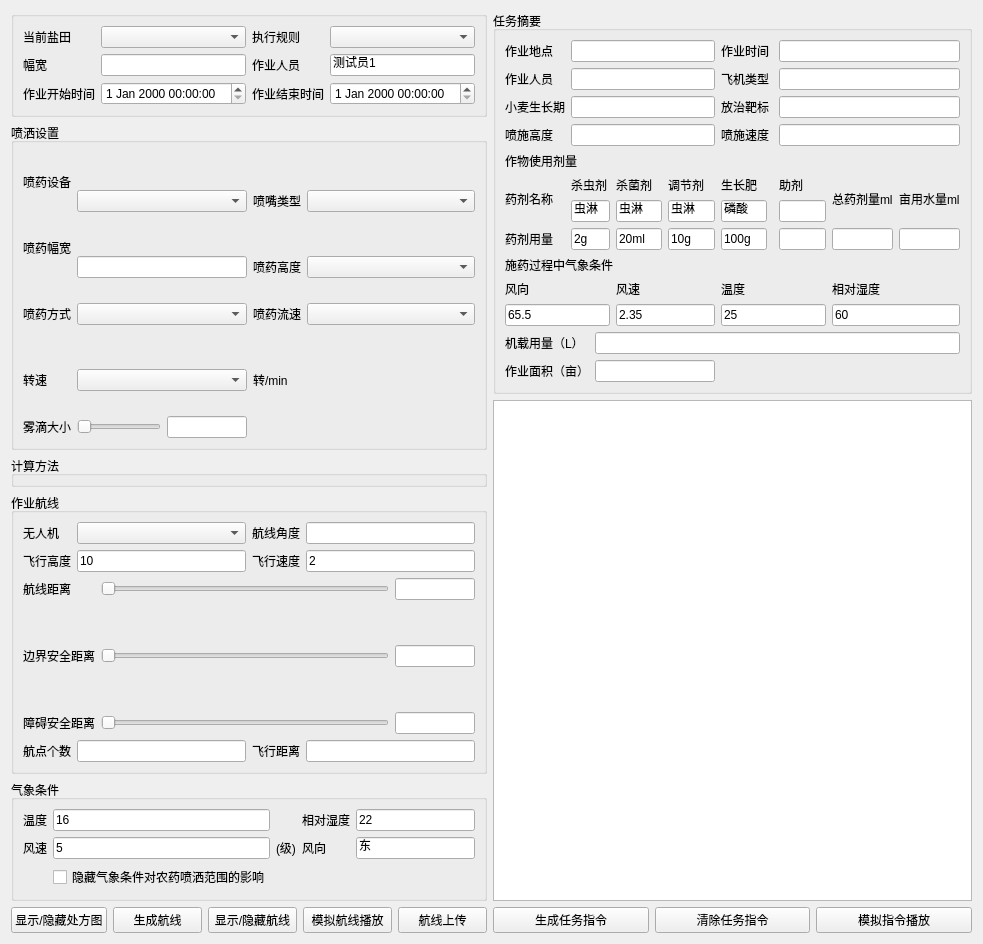
<?xml version="1.0" encoding="UTF-8"?>
<ui version="4.0">
 <class>LY_AgriSprayPresCommandWidget</class>
 <widget class="QWidget" name="LY_AgriSprayPresCommandWidget">
  <property name="geometry">
   <rect>
    <x>0</x>
    <y>0</y>
    <width>983</width>
    <height>873</height>
   </rect>
  </property>
  <property name="windowTitle">
   <string>Form</string>
  </property>
  <layout class="QHBoxLayout" name="horizontalLayout_4">
   <item>
    <layout class="QVBoxLayout" name="verticalLayout" stretch="2,1,1,3,1,0">
     <item>
      <widget class="QGroupBox" name="groupBox">
       <property name="title">
        <string/>
       </property>
       <layout class="QGridLayout" name="gridLayout_4">
        <item row="2" column="0">
         <widget class="QLabel" name="label_3">
          <property name="text">
           <string>作业开始时间</string>
          </property>
         </widget>
        </item>
        <item row="2" column="1">
         <widget class="QDateTimeEdit" name="start_time"/>
        </item>
        <item row="0" column="1">
         <widget class="QComboBox" name="field_box"/>
        </item>
        <item row="0" column="0">
         <widget class="QLabel" name="label_9">
          <property name="text">
           <string>当前盐田</string>
          </property>
         </widget>
        </item>
        <item row="2" column="3">
         <widget class="QDateTimeEdit" name="end_time"/>
        </item>
        <item row="1" column="3">
         <widget class="QLineEdit" name="edit_person">
          <property name="text">
           <string>测试员1</string>
          </property>
         </widget>
        </item>
        <item row="0" column="2">
         <widget class="QLabel" name="label_10">
          <property name="text">
           <string>执行规则</string>
          </property>
         </widget>
        </item>
        <item row="1" column="2">
         <widget class="QLabel" name="label_2">
          <property name="text">
           <string>作业人员</string>
          </property>
         </widget>
        </item>
        <item row="0" column="3">
         <widget class="QComboBox" name="spray_box"/>
        </item>
        <item row="2" column="2">
         <widget class="QLabel" name="label_4">
          <property name="text">
           <string>作业结束时间</string>
          </property>
         </widget>
        </item>
        <item row="1" column="0">
         <widget class="QLabel" name="label_16">
          <property name="text">
           <string>幅宽</string>
          </property>
         </widget>
        </item>
        <item row="1" column="1">
         <widget class="QLineEdit" name="edit_width"/>
        </item>
       </layout>
      </widget>
     </item>
     <item>
      <widget class="QGroupBox" name="groupBox_2">
       <property name="title">
        <string>喷洒设置</string>
       </property>
       <layout class="QGridLayout" name="gridLayout_3">
        <item row="4" column="3">
         <widget class="QComboBox" name="pyls_box"/>
        </item>
        <item row="5" column="2">
         <widget class="QLabel" name="label_30">
          <property name="text">
           <string>转/min</string>
          </property>
         </widget>
        </item>
        <item row="5" column="0">
         <widget class="QLabel" name="label_23">
          <property name="minimumSize">
           <size>
            <width>0</width>
            <height>60</height>
           </size>
          </property>
          <property name="text">
           <string>转速</string>
          </property>
         </widget>
        </item>
        <item row="3" column="1">
         <widget class="QLineEdit" name="edit_width"/>
        </item>
        <item row="3" column="2">
         <widget class="QLabel" name="label_29">
          <property name="maximumSize">
           <size>
            <width>48</width>
            <height>16777215</height>
           </size>
          </property>
          <property name="text">
           <string>喷药高度</string>
          </property>
         </widget>
        </item>
        <item row="4" column="2">
         <widget class="QLabel" name="label_19">
          <property name="minimumSize">
           <size>
            <width>0</width>
            <height>60</height>
           </size>
          </property>
          <property name="text">
           <string>喷药流速</string>
          </property>
         </widget>
        </item>
        <item row="6" column="0" colspan="2">
         <layout class="QHBoxLayout" name="horizontalLayout_6">
          <item>
           <widget class="QLabel" name="label_18">
            <property name="text">
             <string>雾滴大小</string>
            </property>
           </widget>
          </item>
          <item>
           <widget class="QSlider" name="drop_slider">
            <property name="orientation">
             <enum>Qt::Horizontal</enum>
            </property>
           </widget>
          </item>
          <item>
           <widget class="QLineEdit" name="drop_edit">
            <property name="maximumSize">
             <size>
              <width>80</width>
              <height>16777215</height>
             </size>
            </property>
           </widget>
          </item>
         </layout>
        </item>
        <item row="2" column="0" rowspan="2">
         <widget class="QLabel" name="label_17">
          <property name="minimumSize">
           <size>
            <width>0</width>
            <height>60</height>
           </size>
          </property>
          <property name="text">
           <string>喷药幅宽</string>
          </property>
         </widget>
        </item>
        <item row="4" column="1">
         <widget class="QComboBox" name="pyfs_box"/>
        </item>
        <item row="3" column="3">
         <widget class="QComboBox" name="pygd_box"/>
        </item>
        <item row="5" column="1">
         <widget class="QComboBox" name="pyzs_box"/>
        </item>
        <item row="4" column="0">
         <widget class="QLabel" name="label_14">
          <property name="minimumSize">
           <size>
            <width>0</width>
            <height>60</height>
           </size>
          </property>
          <property name="text">
           <string>喷药方式</string>
          </property>
         </widget>
        </item>
        <item row="1" column="2">
         <widget class="QLabel" name="label_13">
          <property name="maximumSize">
           <size>
            <width>48</width>
            <height>16777215</height>
           </size>
          </property>
          <property name="text">
           <string>喷嘴类型</string>
          </property>
         </widget>
        </item>
        <item row="1" column="1">
         <widget class="QComboBox" name="pysb_box"/>
        </item>
        <item row="1" column="3">
         <widget class="QComboBox" name="pzlx_box">
          <property name="sizePolicy">
           <sizepolicy hsizetype="Expanding" vsizetype="Fixed">
            <horstretch>0</horstretch>
            <verstretch>0</verstretch>
           </sizepolicy>
          </property>
         </widget>
        </item>
        <item row="0" column="0" rowspan="2">
         <widget class="QLabel" name="label_12">
          <property name="minimumSize">
           <size>
            <width>0</width>
            <height>60</height>
           </size>
          </property>
          <property name="text">
           <string>喷药设备</string>
          </property>
         </widget>
        </item>
       </layout>
      </widget>
     </item>
     <item>
      <widget class="QGroupBox" name="groupBox_6">
       <property name="title">
        <string>计算方法</string>
       </property>
       <widget class="QLabel" name="label_8">
        <property name="geometry">
         <rect>
          <x>10</x>
          <y>60</y>
          <width>48</width>
          <height>16</height>
         </rect>
        </property>
        <property name="sizePolicy">
         <sizepolicy hsizetype="Fixed" vsizetype="Preferred">
          <horstretch>0</horstretch>
          <verstretch>0</verstretch>
         </sizepolicy>
        </property>
        <property name="text">
         <string>航线计算</string>
        </property>
       </widget>
       <widget class="QComboBox" name="compute_box">
        <property name="geometry">
         <rect>
          <x>90</x>
          <y>60</y>
          <width>731</width>
          <height>20</height>
         </rect>
        </property>
       </widget>
      </widget>
     </item>
     <item>
      <widget class="QGroupBox" name="groupBox_3">
       <property name="title">
        <string>作业航线</string>
       </property>
       <layout class="QVBoxLayout" name="verticalLayout_3">
        <item>
         <layout class="QHBoxLayout" name="horizontalLayout_2" stretch="2,3,2,3">
          <item>
           <widget class="QLabel" name="label_57">
            <property name="sizePolicy">
             <sizepolicy hsizetype="Fixed" vsizetype="Preferred">
              <horstretch>0</horstretch>
              <verstretch>0</verstretch>
             </sizepolicy>
            </property>
            <property name="maximumSize">
             <size>
              <width>48</width>
              <height>16777215</height>
             </size>
            </property>
            <property name="text">
             <string>无人机</string>
            </property>
           </widget>
          </item>
          <item>
           <widget class="QComboBox" name="drone_box">
            <property name="maximumSize">
             <size>
              <width>380</width>
              <height>16777215</height>
             </size>
            </property>
           </widget>
          </item>
          <item>
           <widget class="QLabel" name="label_22">
            <property name="sizePolicy">
             <sizepolicy hsizetype="Fixed" vsizetype="Preferred">
              <horstretch>0</horstretch>
              <verstretch>0</verstretch>
             </sizepolicy>
            </property>
            <property name="text">
             <string>航线角度</string>
            </property>
            <property name="alignment">
             <set>Qt::AlignCenter</set>
            </property>
           </widget>
          </item>
          <item>
           <widget class="QLineEdit" name="lineEdit_routeLineDegress"/>
          </item>
         </layout>
        </item>
        <item>
         <layout class="QHBoxLayout" name="horizontalLayout_5">
          <item>
           <widget class="QLabel" name="label_20">
            <property name="sizePolicy">
             <sizepolicy hsizetype="Fixed" vsizetype="Preferred">
              <horstretch>0</horstretch>
              <verstretch>0</verstretch>
             </sizepolicy>
            </property>
            <property name="text">
             <string>飞行高度</string>
            </property>
           </widget>
          </item>
          <item>
           <widget class="QLineEdit" name="flight_height_edit">
            <property name="sizePolicy">
             <sizepolicy hsizetype="Preferred" vsizetype="Fixed">
              <horstretch>0</horstretch>
              <verstretch>0</verstretch>
             </sizepolicy>
            </property>
            <property name="maximumSize">
             <size>
              <width>380</width>
              <height>16777215</height>
             </size>
            </property>
            <property name="text">
             <string>10</string>
            </property>
           </widget>
          </item>
          <item>
           <widget class="QLabel" name="label_21">
            <property name="sizePolicy">
             <sizepolicy hsizetype="Fixed" vsizetype="Preferred">
              <horstretch>0</horstretch>
              <verstretch>0</verstretch>
             </sizepolicy>
            </property>
            <property name="text">
             <string>飞行速度</string>
            </property>
            <property name="alignment">
             <set>Qt::AlignCenter</set>
            </property>
           </widget>
          </item>
          <item>
           <widget class="QLineEdit" name="flight_speed_edit">
            <property name="sizePolicy">
             <sizepolicy hsizetype="Preferred" vsizetype="Fixed">
              <horstretch>0</horstretch>
              <verstretch>0</verstretch>
             </sizepolicy>
            </property>
            <property name="text">
             <string>2</string>
            </property>
           </widget>
          </item>
         </layout>
        </item>
        <item>
         <layout class="QGridLayout" name="gridLayout_2" rowstretch="0,0,0" columnstretch="0,0,0">
          <property name="verticalSpacing">
           <number>45</number>
          </property>
          <item row="0" column="0">
           <widget class="QLabel" name="label_24">
            <property name="sizePolicy">
             <sizepolicy hsizetype="Fixed" vsizetype="Preferred">
              <horstretch>0</horstretch>
              <verstretch>0</verstretch>
             </sizepolicy>
            </property>
            <property name="text">
             <string>航线距离</string>
            </property>
           </widget>
          </item>
          <item row="0" column="1">
           <widget class="QSlider" name="flight_distance_slider">
            <property name="orientation">
             <enum>Qt::Horizontal</enum>
            </property>
           </widget>
          </item>
          <item row="0" column="2">
           <widget class="QLineEdit" name="lineEdit_2">
            <property name="maximumSize">
             <size>
              <width>80</width>
              <height>16777215</height>
             </size>
            </property>
           </widget>
          </item>
          <item row="1" column="0">
           <widget class="QLabel" name="label_26">
            <property name="text">
             <string>边界安全距离</string>
            </property>
           </widget>
          </item>
          <item row="1" column="1">
           <widget class="QSlider" name="boundary_slider">
            <property name="orientation">
             <enum>Qt::Horizontal</enum>
            </property>
           </widget>
          </item>
          <item row="1" column="2">
           <widget class="QLineEdit" name="boundary_value">
            <property name="maximumSize">
             <size>
              <width>80</width>
              <height>16777215</height>
             </size>
            </property>
           </widget>
          </item>
          <item row="2" column="0">
           <widget class="QLabel" name="label_28">
            <property name="text">
             <string>障碍安全距离</string>
            </property>
           </widget>
          </item>
          <item row="2" column="1">
           <widget class="QSlider" name="obstacles_slider">
            <property name="orientation">
             <enum>Qt::Horizontal</enum>
            </property>
           </widget>
          </item>
          <item row="2" column="2">
           <widget class="QLineEdit" name="lineEdit">
            <property name="maximumSize">
             <size>
              <width>80</width>
              <height>16777215</height>
             </size>
            </property>
            <property name="cursor">
             <cursorShape>WaitCursor</cursorShape>
            </property>
           </widget>
          </item>
         </layout>
        </item>
        <item>
         <layout class="QHBoxLayout" name="horizontalLayout_7">
          <item>
           <widget class="QLabel" name="label_25">
            <property name="sizePolicy">
             <sizepolicy hsizetype="Fixed" vsizetype="Preferred">
              <horstretch>0</horstretch>
              <verstretch>0</verstretch>
             </sizepolicy>
            </property>
            <property name="text">
             <string>航点个数</string>
            </property>
           </widget>
          </item>
          <item>
           <widget class="QLineEdit" name="flight_point">
            <property name="sizePolicy">
             <sizepolicy hsizetype="Preferred" vsizetype="Fixed">
              <horstretch>0</horstretch>
              <verstretch>0</verstretch>
             </sizepolicy>
            </property>
            <property name="maximumSize">
             <size>
              <width>380</width>
              <height>16777215</height>
             </size>
            </property>
            <property name="text">
             <string/>
            </property>
           </widget>
          </item>
          <item>
           <widget class="QLabel" name="label_27">
            <property name="sizePolicy">
             <sizepolicy hsizetype="Fixed" vsizetype="Preferred">
              <horstretch>0</horstretch>
              <verstretch>0</verstretch>
             </sizepolicy>
            </property>
            <property name="text">
             <string>飞行距离</string>
            </property>
            <property name="alignment">
             <set>Qt::AlignCenter</set>
            </property>
           </widget>
          </item>
          <item>
           <widget class="QLineEdit" name="flight_distance">
            <property name="sizePolicy">
             <sizepolicy hsizetype="Preferred" vsizetype="Fixed">
              <horstretch>0</horstretch>
              <verstretch>0</verstretch>
             </sizepolicy>
            </property>
            <property name="text">
             <string/>
            </property>
           </widget>
          </item>
         </layout>
        </item>
       </layout>
      </widget>
     </item>
     <item>
      <widget class="QGroupBox" name="groupBox_4">
       <property name="title">
        <string>气象条件</string>
       </property>
       <layout class="QGridLayout" name="gridLayout">
        <item row="0" column="4">
         <widget class="QLineEdit" name="humtiy">
          <property name="text">
           <string>22</string>
          </property>
         </widget>
        </item>
        <item row="0" column="1">
         <widget class="QLineEdit" name="temp">
          <property name="text">
           <string>16</string>
          </property>
         </widget>
        </item>
        <item row="1" column="4">
         <widget class="QLineEdit" name="direction">
          <property name="text">
           <string>东</string>
          </property>
         </widget>
        </item>
        <item row="0" column="3">
         <widget class="QLabel" name="label_41">
          <property name="text">
           <string>相对湿度</string>
          </property>
         </widget>
        </item>
        <item row="0" column="0">
         <widget class="QLabel" name="label_40">
          <property name="text">
           <string>温度</string>
          </property>
         </widget>
        </item>
        <item row="2" column="1">
         <widget class="QCheckBox" name="checkBox">
          <property name="text">
           <string>隐藏气象条件对农药喷洒范围的影响</string>
          </property>
         </widget>
        </item>
        <item row="1" column="3">
         <widget class="QLabel" name="label_43">
          <property name="text">
           <string>风向</string>
          </property>
         </widget>
        </item>
        <item row="1" column="0">
         <widget class="QLabel" name="label_42">
          <property name="text">
           <string>风速</string>
          </property>
         </widget>
        </item>
        <item row="1" column="1">
         <widget class="QLineEdit" name="speed">
          <property name="text">
           <string>5</string>
          </property>
         </widget>
        </item>
        <item row="1" column="2">
         <widget class="QLabel" name="label_11">
          <property name="text">
           <string>(级)</string>
          </property>
         </widget>
        </item>
       </layout>
      </widget>
     </item>
     <item>
      <layout class="QHBoxLayout" name="horizontalLayout">
       <item>
        <widget class="QPushButton" name="spay_control_btn">
         <property name="text">
          <string>显示/隐藏处方图</string>
         </property>
        </widget>
       </item>
       <item>
        <widget class="QPushButton" name="generation_task">
         <property name="text">
          <string>生成航线</string>
         </property>
        </widget>
       </item>
       <item>
        <widget class="QPushButton" name="hide_route_line">
         <property name="text">
          <string>显示/隐藏航线</string>
         </property>
        </widget>
       </item>
       <item>
        <widget class="QPushButton" name="anlog_playback_btn">
         <property name="text">
          <string>模拟航线播放</string>
         </property>
        </widget>
       </item>
       <item>
        <widget class="QPushButton" name="pushButton">
         <property name="text">
          <string>航线上传</string>
         </property>
        </widget>
       </item>
      </layout>
     </item>
    </layout>
   </item>
   <item>
    <layout class="QVBoxLayout" name="verticalLayout_2">
     <item>
      <widget class="QGroupBox" name="groupBox_5">
       <property name="title">
        <string>任务摘要</string>
       </property>
       <layout class="QGridLayout" name="gridLayout_6">
        <item row="3" column="1" colspan="4">
         <widget class="QLineEdit" name="work_high"/>
        </item>
        <item row="3" column="5" colspan="2">
         <widget class="QLabel" name="label_51">
          <property name="text">
           <string>喷施速度</string>
          </property>
         </widget>
        </item>
        <item row="3" column="7" colspan="3">
         <widget class="QLineEdit" name="work_speed"/>
        </item>
        <item row="4" column="0" colspan="10">
         <widget class="QLabel" name="label_55">
          <property name="text">
           <string>作物使用剂量</string>
          </property>
         </widget>
        </item>
        <item row="5" column="9" rowspan="2">
         <widget class="QLabel" name="label_66">
          <property name="text">
           <string>亩用水量ml</string>
          </property>
         </widget>
        </item>
        <item row="5" column="3">
         <widget class="QLabel" name="label_58">
          <property name="text">
           <string>杀菌剂</string>
          </property>
         </widget>
        </item>
        <item row="5" column="4">
         <widget class="QLabel" name="label_59">
          <property name="text">
           <string>调节剂</string>
          </property>
         </widget>
        </item>
        <item row="5" column="0" rowspan="2">
         <widget class="QLabel" name="label_52">
          <property name="text">
           <string>药剂名称</string>
          </property>
         </widget>
        </item>
        <item row="5" column="1" colspan="2">
         <widget class="QLabel" name="label_53">
          <property name="text">
           <string>杀虫剂</string>
          </property>
         </widget>
        </item>
        <item row="6" column="3">
         <widget class="QLineEdit" name="lineEdit_35">
          <property name="text">
           <string>虫淋</string>
          </property>
         </widget>
        </item>
        <item row="6" column="4">
         <widget class="QLineEdit" name="lineEdit_36">
          <property name="text">
           <string>虫淋</string>
          </property>
         </widget>
        </item>
        <item row="6" column="5">
         <widget class="QLineEdit" name="lineEdit_37">
          <property name="text">
           <string>磷酸</string>
          </property>
         </widget>
        </item>
        <item row="6" column="1" colspan="2">
         <widget class="QLineEdit" name="lineEdit_19">
          <property name="text">
           <string>虫淋</string>
          </property>
         </widget>
        </item>
        <item row="12" column="0" colspan="2">
         <widget class="QLabel" name="label_80">
          <property name="text">
           <string>作业面积（亩）</string>
          </property>
         </widget>
        </item>
        <item row="12" column="2" colspan="3">
         <widget class="QLineEdit" name="work_all_area"/>
        </item>
        <item row="9" column="5" colspan="3">
         <widget class="QLabel" name="label_86">
          <property name="text">
           <string>温度</string>
          </property>
         </widget>
        </item>
        <item row="11" column="2" colspan="8">
         <widget class="QLineEdit" name="flight_weath"/>
        </item>
        <item row="9" column="8" colspan="2">
         <widget class="QLabel" name="label_87">
          <property name="text">
           <string>相对湿度</string>
          </property>
         </widget>
        </item>
        <item row="10" column="8" colspan="2">
         <widget class="QLineEdit" name="lineEdit_34">
          <property name="text">
           <string>60</string>
          </property>
         </widget>
        </item>
        <item row="11" column="0" colspan="2">
         <widget class="QLabel" name="label_79">
          <property name="text">
           <string>机载用量（L）</string>
          </property>
         </widget>
        </item>
        <item row="10" column="5" colspan="3">
         <widget class="QLineEdit" name="lineEdit_33">
          <property name="text">
           <string>25</string>
          </property>
         </widget>
        </item>
        <item row="9" column="3" colspan="2">
         <widget class="QLabel" name="label_61">
          <property name="text">
           <string>风速</string>
          </property>
         </widget>
        </item>
        <item row="10" column="0" colspan="3">
         <widget class="QLineEdit" name="lineEdit_7">
          <property name="text">
           <string>65.5</string>
          </property>
         </widget>
        </item>
        <item row="9" column="0" colspan="3">
         <widget class="QLabel" name="label_56">
          <property name="text">
           <string>风向</string>
          </property>
         </widget>
        </item>
        <item row="10" column="3" colspan="2">
         <widget class="QLineEdit" name="lineEdit_32">
          <property name="text">
           <string>2.35</string>
          </property>
         </widget>
        </item>
        <item row="7" column="5">
         <widget class="QLineEdit" name="lineEdit_11">
          <property name="text">
           <string>100g</string>
          </property>
         </widget>
        </item>
        <item row="7" column="3">
         <widget class="QLineEdit" name="lineEdit_9">
          <property name="text">
           <string>20ml</string>
          </property>
         </widget>
        </item>
        <item row="7" column="8">
         <widget class="QLineEdit" name="lineEdit_12"/>
        </item>
        <item row="7" column="4">
         <widget class="QLineEdit" name="lineEdit_10">
          <property name="text">
           <string>10g</string>
          </property>
         </widget>
        </item>
        <item row="7" column="9">
         <widget class="QLineEdit" name="lineEdit_18"/>
        </item>
        <item row="8" column="0" colspan="10">
         <widget class="QLabel" name="label_75">
          <property name="text">
           <string>施药过程中气象条件</string>
          </property>
         </widget>
        </item>
        <item row="6" column="7">
         <widget class="QLineEdit" name="lineEdit_38"/>
        </item>
        <item row="7" column="0">
         <widget class="QLabel" name="label_67">
          <property name="text">
           <string>药剂用量</string>
          </property>
         </widget>
        </item>
        <item row="7" column="7">
         <widget class="QLineEdit" name="lineEdit_39"/>
        </item>
        <item row="7" column="1" colspan="2">
         <widget class="QLineEdit" name="lineEdit_8">
          <property name="text">
           <string>2g</string>
          </property>
         </widget>
        </item>
        <item row="5" column="5">
         <widget class="QLabel" name="label_62">
          <property name="text">
           <string>生长肥</string>
          </property>
         </widget>
        </item>
        <item row="5" column="7">
         <widget class="QLabel" name="label_64">
          <property name="text">
           <string>助剂</string>
          </property>
         </widget>
        </item>
        <item row="5" column="8" rowspan="2">
         <widget class="QLabel" name="label_65">
          <property name="text">
           <string>总药剂量ml</string>
          </property>
         </widget>
        </item>
        <item row="1" column="7" colspan="3">
         <widget class="QLineEdit" name="work_type"/>
        </item>
        <item row="0" column="1" colspan="4">
         <widget class="QLineEdit" name="work_address"/>
        </item>
        <item row="1" column="1" colspan="4">
         <widget class="QLineEdit" name="work_people"/>
        </item>
        <item row="0" column="5" colspan="2">
         <widget class="QLabel" name="label_45">
          <property name="text">
           <string>作业时间</string>
          </property>
         </widget>
        </item>
        <item row="0" column="0">
         <widget class="QLabel" name="label_44">
          <property name="text">
           <string>作业地点</string>
          </property>
         </widget>
        </item>
        <item row="1" column="5" colspan="2">
         <widget class="QLabel" name="label_47">
          <property name="text">
           <string>飞机类型</string>
          </property>
         </widget>
        </item>
        <item row="1" column="0">
         <widget class="QLabel" name="label_46">
          <property name="text">
           <string>作业人员</string>
          </property>
         </widget>
        </item>
        <item row="0" column="7" colspan="3">
         <widget class="QLineEdit" name="work_time"/>
        </item>
        <item row="2" column="7" colspan="3">
         <widget class="QLineEdit" name="work_goal"/>
        </item>
        <item row="2" column="5" colspan="2">
         <widget class="QLabel" name="label_49">
          <property name="text">
           <string>放治靶标</string>
          </property>
         </widget>
        </item>
        <item row="2" column="1" colspan="4">
         <widget class="QLineEdit" name="work_grow"/>
        </item>
        <item row="3" column="0">
         <widget class="QLabel" name="label_50">
          <property name="text">
           <string>喷施高度</string>
          </property>
         </widget>
        </item>
        <item row="2" column="0">
         <widget class="QLabel" name="label_48">
          <property name="text">
           <string>小麦生长期</string>
          </property>
         </widget>
        </item>
       </layout>
      </widget>
     </item>
     <item>
      <widget class="QTableWidget" name="tableWidget"/>
     </item>
     <item>
      <layout class="QHBoxLayout" name="horizontalLayout_3">
       <item>
        <widget class="QPushButton" name="send_instruction">
         <property name="text">
          <string>生成任务指令</string>
         </property>
        </widget>
       </item>
       <item>
        <widget class="QPushButton" name="clearn_instruction">
         <property name="text">
          <string>清除任务指令</string>
         </property>
        </widget>
       </item>
       <item>
        <widget class="QPushButton" name="play_instruction">
         <property name="text">
          <string>模拟指令播放</string>
         </property>
        </widget>
       </item>
      </layout>
     </item>
    </layout>
   </item>
  </layout>
 </widget>
 <resources/>
 <connections/>
</ui>
